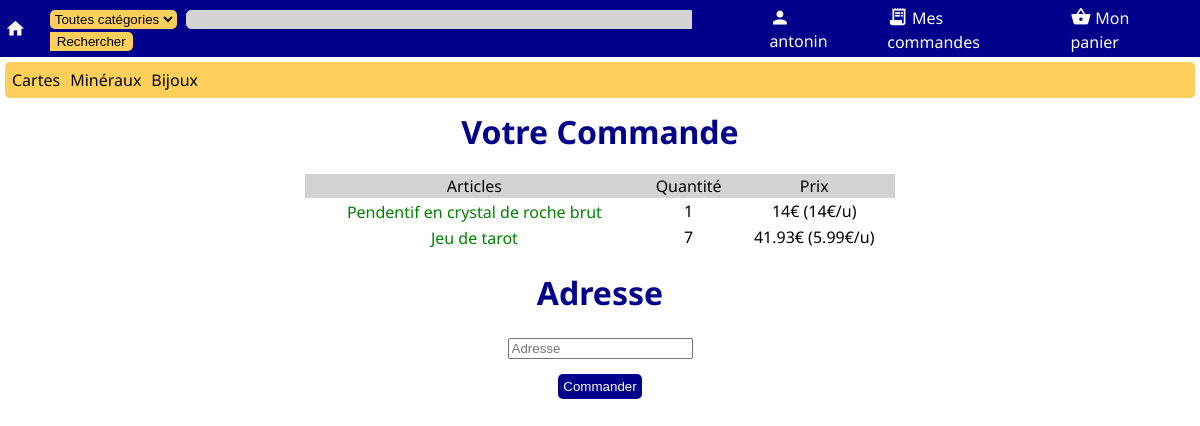
The app's page /command.php (signed in) with its own data.
### tables this page shows
CREATE TABLE Categories (
    idCat INTEGER PRIMARY KEY AUTOINCREMENT,
    titre TEXT NOT NULL,
    b64img TEXT NOT NULL
, mime);

CREATE TABLE Paniers (
    id INTEGER PRIMARY KEY AUTOINCREMENT,
    idSession INTEGER NOT NULL,
    idProd INTEGER NOT NULL,
    idUser INTEGER,
    quantite INTEGER NOT NULL,
    FOREIGN KEY (idUser) REFERENCES Utilisateurs (idUser),
    FOREIGN KEY (idProd) REFERENCES Articles (idProd)
);

CREATE TABLE Articles (
    idProd INTEGER PRIMARY KEY AUTOINCREMENT,
    nom TEXT NOT NULL,
    quantite INTEGER NOT NULL,
    prix REAL NOT NULL,
    description TEXT NOT NULL,
    b64img TEXT,
    idCat INTEGER NOT NULL, mime TEXT,
    FOREIGN KEY (idCat) REFERENCES Categories (idCat)
);

### command.php (the view, shortened to what this page needs)
<!DOCTYPE html>
<html lang="fr">
<head>
    <link rel="stylesheet" href="res/font.css">
    <link rel="stylesheet" href="res/panier.css">
<?php include('nav.php'); ?>
<h1 style="color:darkblue;" align="center">Votre Commande</h1>
<div align="center">
<table class='cart-tab' width="50%">
    <tr class='nom-colonnes'>
        <td class="text-center">Articles</td>
        <td class="text-center">Quantité</td>
        <td class="text-center">Prix</td>
    </tr>
<?php
$db = new MyDB();
if (isset($_SESSION['user']['username'])) {
    $req = "SELECT * FROM Paniers JOIN Utilisateurs ON Paniers.idUser = Utilisateurs.idUser WHERE username='".$_SESSION['user']['username']."';";
    $reponse = $db->query($req);
} else {
    header('location: login.php');
}
while ($donnees=$reponse->fetchArray()) {
    $infos_req = "SELECT * FROM Articles WHERE idProd='".$donnees['idProd']."';";
    $infos = $db->query($infos_req)->fetchArray();
    $price = $infos['prix']*$donnees['quantite'];
    $est_dispo = $infos['quantite'] >= $donnees['quantite'] ? 'dispo' : 'indispo';
    echo '<tr>';
    echo '<td class="text-center">';
    echo '<span class="valign '.$est_dispo.'">'.$infos['nom'].'</span>';
    echo '</td>';
    echo '<td class="text-center">';
    echo $est_dispo === "dispo" ? $donnees['quantite'] : '-';
    echo '</td>';
    echo '<td class="text-center">';
    echo $est_dispo === "dispo" ? $price.'€ ('.$infos['prix'].'€/u)' : '-';
    echo '</td>';
    echo '</tr>';
}
?>
</table>
<h1 style="color: darkblue;">Adresse</h1>
<form action="command_script.php" method="POST">
    <input placeholder="Adresse" name="address" /><br>
    <input type="submit" value="Commander" class="command_button" />
</form>
</body>
</html>

### nav.php (shortened to what this page needs)
<link rel="stylesheet" href="res/nav.css">
</head>
<body>
<nav>
    <div class='topbar'>
        <a class='logo' href='index.php'>
            <span class="material-icons">home</span>
        </a>
        <form method='GET' action='search.php' class='form_bar'>
            <select name="cat" class="sel_cat">
                <option value="0">Toutes catégories</option>
<?php
$db_nav = new MyDB();
?>
            </select>
            <input type='text' class='searchbar' name='query' <?php echo isset($_GET['query']) ? 'value="'.$_GET['query'].'"' : '';?>><input type='submit' class='submitsearch' value='Rechercher'>
        </form>
        <a class='bar_elt' href='login.php'>
        <span class="material-icons">person</span><span class='valign-link'><?php echo isset($_SESSION['user']['username']) ? $_SESSION['user']['username'] : "Mon compte"; ?></span>
        </a>
        <a class='bar_elt' href='command.php'>
            <span class="material-icons">receipt_long</span><span class='valign-link'>Mes commandes</span>
        </a>
        <a class='bar_elt' href='panier.php'>
            <span class="material-icons">shopping_basket</span><span class='valign-link'>Mon panier</span>
        </a>
    </div>
    <div class='cat_bar'>
<?php
$req_nav = 'SELECT * FROM Categories';
$reponse_nav = $db_nav->query($req_nav);
while ($donnees=$reponse_nav->fetchArray())
{
    echo '<a href="search.php?cat='.$donnees['idCat'].'" class="item_cat_bar">'.$donnees['titre'].'</a>';
}
?>
    </div>
</nav>

### res/panier.css (style rules this page uses)
body { margin: 10px; }
.nom-colonnes { background-color: lightgray; border: none; }
td { border: none; margin: 0; }
.valign { vertical-align: middle; }
.cart-tab { border: none; margin: 0 auto; border-spacing:0; border-collapse: collapse; }
.text-center { text-align: center; }
.command_button { margin-top: 15px; padding: 5px; background-color: darkblue; border: none; color: white; border-radius: 5px; }
.dispo { color: green; }

### res/nav.css (style rules this page uses)
nav { margin: -10px; }
.searchbar { border: 1px solid lightgray; border-radius: 5px 0 0 5px; margin-right: 0; background-color: lightgray; width: 500px; }
.topbar { padding: 5px; background-color: darkblue; display: flex; flex-direction: flex; justify-content: center; align-items: center; }
.cat_bar { background-color: #ffcf5c; margin: 5px; border-radius: 5px; padding: 7px; }
.item_cat_bar { color: black; text-decoration: none; width: 10px; margin-right: 10px; }
.submitsearch { margin-left: 0; background-color: #ffcf5c; border: 1px solid transparent; border-radius: 0 5px 5px 0; }
.sel_cat { background-color: #ffcf5c; border: 1px solid transparent; border-radius: 5px 5px 5px 5px; margin-right: 5px; }
.logo { color: white; text-decoration: none; }
.form_bar { display: inline-block; margin-left: 20px; margin-right: 20px; }
.bar_elt { color: white; margin-left: 20px; margin-right: 20px; align-items: center; text-decoration: none; }
.material-icons { vertical-align: middle; margin-right: 4px; font-size: 1.3em; }
.valign-link { vertical-align: middle; text-decoration: none; }

### records on screen
categories: titre "Cartes"
categories: titre "Minéraux"
categories: titre "Bijoux"
paniers: idProd.nom "Pendentif en crystal de roche brut", quantite "1", idProd.prix "14"
paniers: idProd.nom "Jeu de tarot", quantite "7", price "41.93", idProd.prix "5.99"

### other values on screen
$_SESSION['user']['username'] "antonin"
